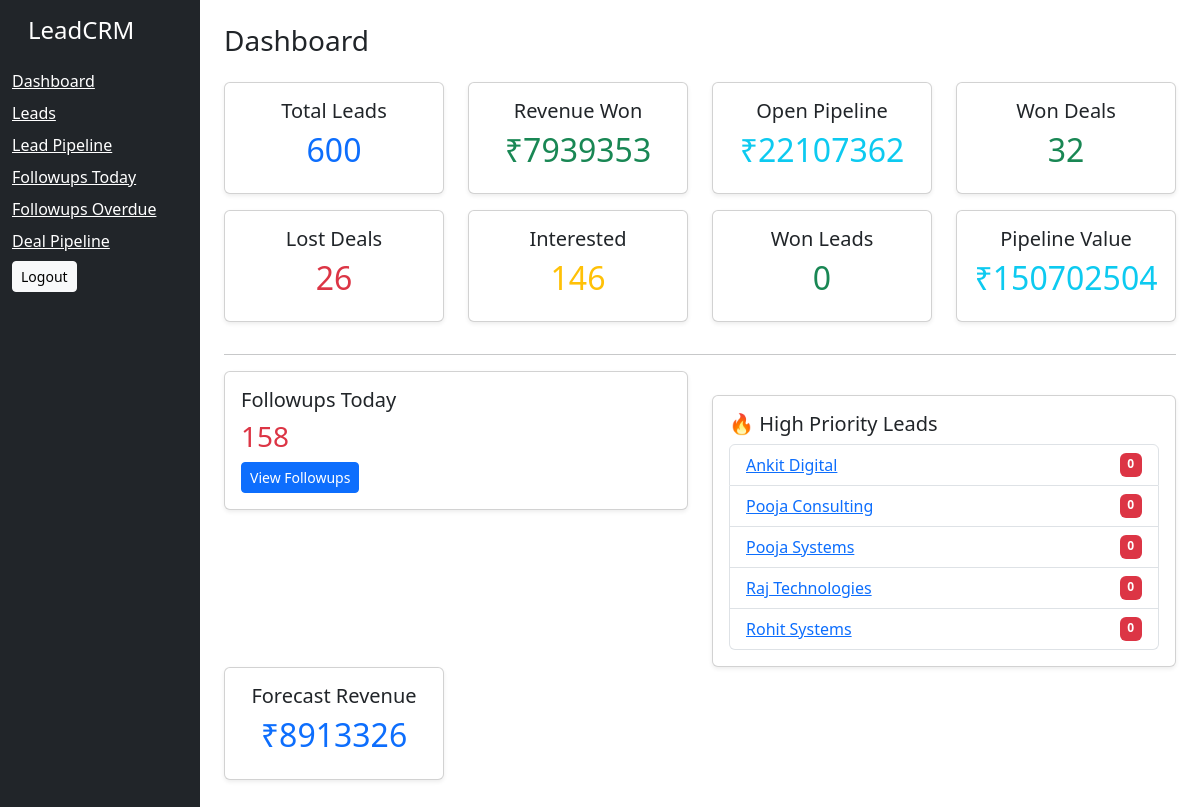
Screenshot of /dashboard/ (signed in) with the database file from the repository.
### leads/models.py (models this page shows, shortened)
class Lead(SaaSBaseModel, SoftDeleteBaseModel):
    name = models.CharField(max_length=255)
    phone = models.CharField(
        max_length=20,
        blank=True,
        null=True
    )
    email = models.EmailField(
        blank=True,
        null=True
    )
    business_type = models.ForeignKey(
        BusinessType,
        on_delete=models.SET_NULL,
        null=True,
        blank=True,
    )
    source = models.ForeignKey(
        LeadSource,
        on_delete=models.SET_NULL,
        null=True,
        blank=True,
    )
    status = models.CharField(
        max_length=30,
        choices=LeadStatus.CHOICES,
        default=LeadStatus.NEW,
        db_index=True
    )
    assigned_to = models.ForeignKey(
        User,
        on_delete=models.SET_NULL,
        db_index=True,
        blank=True,
        null=True
    )
    estimated_value = models.DecimalField(
        max_digits=10,
        decimal_places=2,
        blank=True,
        null=True
    )
    priority_score = models.IntegerField(default=0, db_index=True)
    is_vip = models.BooleanField(
        default=False,
        db_index=True
    )
    notes = models.TextField(blank=True, null=True)
    website = models.URLField(blank=True, null=True)
    google_maps_url = models.URLField(blank=True, null=True)
    class Meta:
        default_related_name = 'leads'
        indexes = [
            models.Index(fields=['organization']),
            models.Index(fields=['status']),
            models.Index(fields=['assigned_to']),
            models.Index(fields=['organization', 'status']),
            models.Index(fields=['organization', 'assigned_to']),
            models.Index(fields=['organization', 'created_at']),
            models.Index(fields=['organization', 'status', 'created_at']),
            models.Index(fields=['organization', 'assigned_to', 'status']),
            models.Index(fields=['organization', 'status', 'assigned_to'])
        ]

### dashboard/views.py (the view)
# urls.py: path('dashboard/', include('dashboard.urls')),
@login_required()
def dashboard(request):
    org_id = str(request.organization.id)
    cache_key = f"org:{org_id}:dashboard"
    cached_data = cache.get(cache_key)
    if cached_data:
        return render(
            request,
            'dashboard/dashboard.html',
            cached_data
        )
    today = date.today()
    lead_stats = Lead.objects.active().aggregate(
        total=Count("id"),
        interested=Count("id", filter=Q(status=LeadStatus.INTERESTED)),
        won=Count("id", filter=Q(status=LeadStatus.WON)),
        pipeline_value=Sum("estimated_value"),
    )
    followups_today = Activity.objects.active().filter(
        next_follow_up__date=today
    ).count()
    deal_stats = Deal.objects.filter(
        organization=request.organization
    ).aggregate(
        won_revenue=Sum("value", filter=Q(stage__is_won=True)),
        open_pipeline_value=Sum("value", filter=Q(stage__is_closed=False)),
        won_deals=Count("id", filter=Q(stage__is_won=True)),
        lost_deals=Count("id", filter=Q(stage__is_closed=True, stage__is_won=False)),
    )
    top_leads = Lead.objects.active().order_by(
        "-priority_score"
    ).select_related(
        "assigned_to"
    )[:5]
    expected_pipeline = ForecastService.pipeline_expected_revenue(request.organization)
    context = {
        "total_leads": lead_stats["total"] or 0,
        "interested_leads": lead_stats["interested"] or 0,
        "won_leads": lead_stats["won"] or 0,
        "pipeline_value": lead_stats["pipeline_value"] or 0,
        "followups_today": followups_today,
        "won_revenue": deal_stats["won_revenue"] or 0,
        "open_pipeline_value": deal_stats["open_pipeline_value"] or 0,
        "won_deals": deal_stats["won_deals"] or 0,
        "lost_deals": deal_stats["lost_deals"] or 0,
        "top_leads": top_leads,
        "expected_pipeline": expected_pipeline
    }
    cache.set(cache_key, context, 60)
    return render(
        request,
        "dashboard/dashboard.html",
        context
    )

### core/managers.py (called while the page is built)
    def active(self):
        return self.filter(is_deleted=False)

    def get_queryset(self):
        query_set = OrganizationQuerySet(self.model, using=self._db)
        if is_system_mode():
            return query_set
        organization = get_current_organization()
        if organization is None:
            return query_set.none()
        return query_set.filter(organization=organization)

    def active(self):
        return self.get_queryset().active()

### core/tenant_context.py (called while the page is built)
def set_current_organization(org):
    _thread_locals.organization = org

def get_current_organization():
    return getattr(_thread_locals, "organization", None)

def clear_current_organization():
    if hasattr(_thread_locals, "organization"):
        del _thread_locals.organization

def is_system_mode():
    return getattr(_thread_locals, "system_mode", False)

### deals/services/forecast_service.py (called while the page is built)
    @staticmethod
    def pipeline_expected_revenue(organization):
        weighted_value = ExpressionWrapper(
            F("value") * F("stage__probability") / 100.0,
            output_field=FloatField(),
        )
        result = Deal.objects.filter(
            organization=organization,
            stage__is_closed=False
        ).annotate(
            expected_value=weighted_value
        ).aggregate(
            total_expected=Sum("expected_value")
        )
        return result["total_expected"] or 0

### templates/dashboard/dashboard.html
{% extends "base.html" %}
{% block content %}
    <h3 class="mb-4">Dashboard</h3>
    <div class="row">
        <div class="col-md-3 mb-3">
            <div class="card text-center shadow-sm">
                <div class="card-body">
                    <h5>Total Leads</h5>
                    <h2 class="text-primary">
                        {{ total_leads }}
                    </h2>
                </div>
            </div>
        </div>
        <div class="col-md-3 mb-3">
            <div class="card text-center shadow-sm">
                <div class="card-body">
                    <h5>Revenue Won</h5>
                    <h2 class="text-success">
                        ₹{{ won_revenue }}
                    </h2>
                </div>
            </div>
        </div>
        <div class="col-md-3 mb-3">
            <div class="card text-center shadow-sm">
                <div class="card-body">
                    <h5>Open Pipeline</h5>
                    <h2 class="text-info">
                        ₹{{ open_pipeline_value }}
                    </h2>
                </div>
            </div>
        </div>
        <div class="col-md-3 mb-3">
            <div class="card text-center shadow-sm">
                <div class="card-body">
                    <h5>Won Deals</h5>
                    <h2 class="text-success">
                        {{ won_deals }}
                    </h2>
                </div>
            </div>
        </div>
        <div class="col-md-3 mb-3">
            <div class="card text-center shadow-sm">
                <div class="card-body">
                    <h5>Lost Deals</h5>
                    <h2 class="text-danger">
                        {{ lost_deals }}
                    </h2>
                </div>
            </div>
        </div>
        <div class="col-md-3 mb-3">
            <div class="card text-center shadow-sm">
                <div class="card-body">
                    <h5>Interested</h5>
                    <h2 class="text-warning">
                        {{ interested_leads }}
                    </h2>
                </div>
            </div>
        </div>
        <div class="col-md-3 mb-3">
            <div class="card text-center shadow-sm">
                <div class="card-body">
                    <h5>Won Leads</h5>
                    <h2 class="text-success">
                        {{ won_leads }}
                    </h2>
                </div>
            </div>
        </div>
        <div class="col-md-3 mb-3">
            <div class="card text-center shadow-sm">
                <div class="card-body">
                    <h5>Pipeline Value</h5>
                    <h2 class="text-info">
                        ₹{{ pipeline_value }}
                    </h2>
                </div>
            </div>
        </div>
    </div>
    <hr>
    <div class="row">
        <div class="col-md-6">
            <div class="card shadow-sm">
                <div class="card-body">
                    <h5>Followups Today</h5>
                    <h3 class="text-danger">
                        {{ followups_today }}
                    </h3>
                    <a href="/followups/today/" class="btn btn-sm btn-primary">
                        View Followups
                    </a>
                </div>
            </div>
        </div>
        <div class="col-md-6 mt-4">
            <div class="card shadow-sm">
                <div class="card-body">
                    <h5>🔥 High Priority Leads</h5>
                    <ul class="list-group">
                        {% for lead in top_leads %}
                            <li class="list-group-item d-flex justify-content-between">
                                <a href="{% url 'lead_detail' lead.id %}">
                                    {{ lead.name }}
                                </a>
                                <span class="badge bg-danger">
                                     {{ lead.priority_score }}
                                </span>
                            </li>
                        {% empty %}
                            <li class="list-group-item text-muted">
                                No high priority leads
                            </li>
                        {% endfor %}
                    </ul>
                </div>
            </div>
        </div>
        <div class="col-md-3 mb-3">
            <div class="card text-center shadow-sm">
                <div class="card-body">
                    <h5>Forecast Revenue</h5>
                    <h2 class="text-primary">
                        ₹{{ expected_pipeline|floatformat:0 }}
                    </h2>
                </div>
            </div>
        </div>
    </div>
{% endblock %}

### rows the page displays
Lead: name "Ankit Digital", priority_score "0"
Lead: name "Pooja Consulting", priority_score "0"
Lead: name "Pooja Systems", priority_score "0"
Lead: name "Raj Technologies", priority_score "0"
Lead: name "Rohit Systems", priority_score "0"

### other values shown
{{ total_leads }} "600"
{{ won_revenue }} "7939353"
{{ open_pipeline_value }} "22107362"
{{ won_deals }} "32"
{{ lost_deals }} "26"
{{ interested_leads }} "146"
{{ won_leads }} "0"
{{ pipeline_value }} "150702504"
{{ followups_today }} "158"
{{ expected_pipeline|floatformat:0 }} "8913326"
